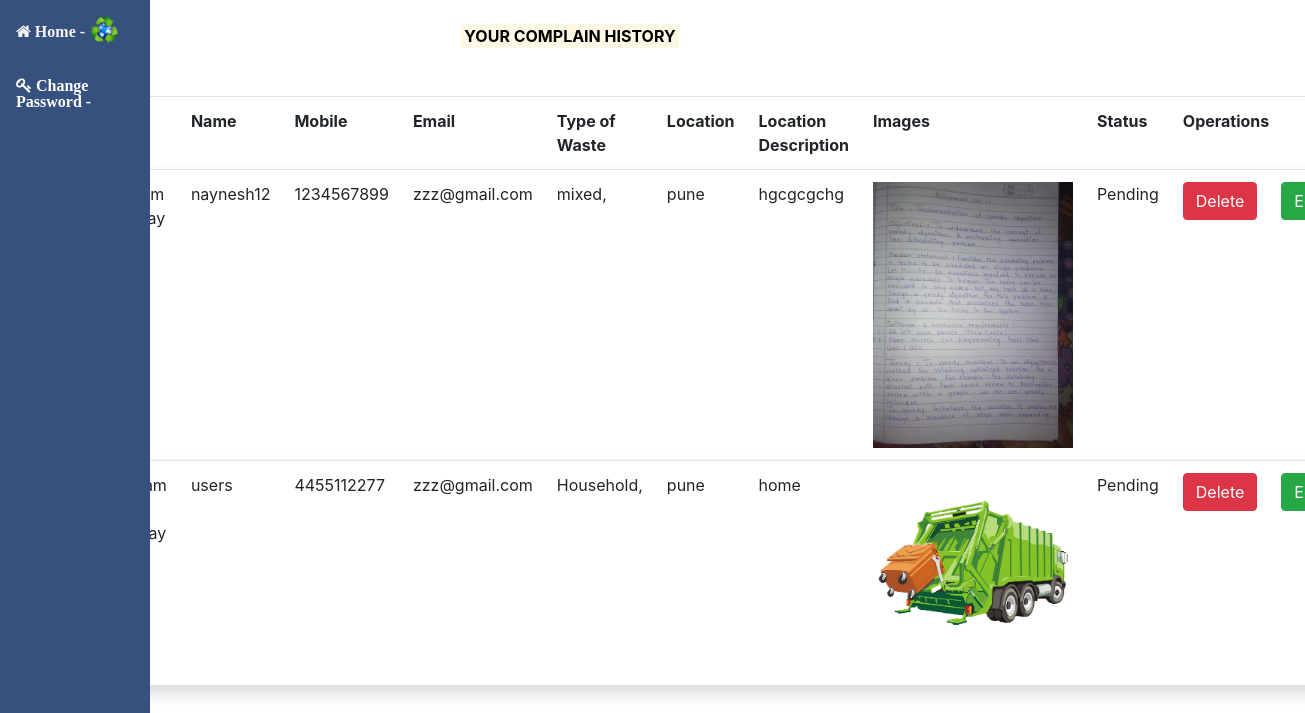
Screenshot of /adminlogin/welcome.php (signed in) with the database file from the repository.
### tables this page shows
CREATE TABLE `garbageinfo` (
  `Id` int(11) NOT NULL,
  `name` varchar(255) NOT NULL,
  `mobile` varchar(15) DEFAULT NULL,
  `email` varchar(255) NOT NULL,
  `wastetype` varchar(255) NOT NULL,
  `location` varchar(255) NOT NULL,
  `locationdescription` varchar(255) NOT NULL,
  `file` varchar(255) NOT NULL,
  `date` varchar(255) DEFAULT NULL,
  `status` varchar(50) DEFAULT NULL,
  `Vender_Id` int(255) DEFAULT NULL
);

### adminlogin/welcome.php (the view, shortened to what this page needs)
<!DOCTYPE html>
<html>
   <head>
      <link rel="stylesheet" href="https://stackpath.bootstrapcdn.com/bootstrap/4.5.2/css/bootstrap.min.css">
      <link rel="stylesheet" href="https://cdnjs.cloudflare.com/ajax/libs/font-awesome/4.7.0/css/font-awesome.min.css">
      <link rel="stylesheet" href="https://maxcdn.bootstrapcdn.com/bootstrap/4.0.0/css/bootstrap.min.css">
   </head>
   <body>
   <div class="sidebar">
  <a href="http://localhost/pbl/user_index.html"  class="fa fa-home"><strong> Home - <img src="icon2.PNG" alt="LOGO"heigth='30'width='30'class='logo1'>
 </strong></a>
 <a href="http://localhost/pbl/password-changed.php"  class="fa fa-key"><strong> Change Password -
 </strong></a>
</div><br>
    <div class="container"id="ch"> <b><mark> YOUR COMPLAIN HISTORY </mark></b></div>
      <div class="container">
      <table  cellspacing:="10" class='table' >
             <br><br>
             <tr>
                 <th>Date</th>
                 <th>Name</th>
                 <th>Mobile</th>
                 <th>Email</th>
                 <th>Type of Waste</th>
                 <th>Location</th>
                 <th>Location Description</th>
                 <th>Images</th>
                 <th>Status</th>
                 <th colspan="2" align="center">Operations</th>
                 <tr><br>
   <?php
   require_once "../controllerUserData.php";
$sessionEmail = $_SESSION['email'];
   $query = "select * from garbageinfo where email = '$sessionEmail' ";
   $data = mysqli_query($db,$query);
   $total = mysqli_num_rows($data);
   if($total!=0) {
      while($result=mysqli_fetch_assoc($data)){
     echo "
           <tr class='shadow p-3 mb-5 bg-white rounded'>
               <td>   ".$result['date']." </td>
               <td>   ".$result['name']." </td>
               <td>   ".$result['mobile']."  </td>
               <td>   ".$result['email']." </td>
               <td>   ".$result['wastetype']." </td>
               <td>   ".$result['location']." </td>
               <td>   ".$result['locationdescription']."  </td>
               <td><a href = '../phpGmailSMTP/upload/".$result['file']. "'><img src = '../phpGmailSMTP/upload/".$result['file']. "' 'height='200'width='200'/></a> </td>
               <td>   ".$result['status']." </td>
               <td><a href = 'delete.php?i=$result[Id] 'class='btn btn-danger'data-toggle='modal' data-target='#exampleModalCenter' onclick='modalLauch(".$result['Id'].")'>Delete</a></td>
              <td> <a href = 'update.php?i=$result[Id]&n=$result[name]&mbl=$result[mobile]&em=$result[email]&wt=$result[wastetype]&lo= $result[location]&lod=$result[locationdescription]&f=$result[file]&d=$result[date]' class='btn btn-success'>Edit</a></td>
           </tr> ";
      }
   }
?>
</table>
</div>
</body>
</html>

### adminlogin/welcome.php (style rules this page uses)
body { margin: 0; font-family: "Lato", sans-serif; }
.sidebar { margin: 0; padding: 0; width: 150px; background-color: #37517e; position: fixed; height: 100%; overflow: auto; }
.sidebar a { display: block; color: white; padding: 16px; text-decoration: none; }
.logo1 { border-radius :50%; }
#ch { position: fixed; text-align: center; overflow: hidden; }

### rows the page displays
garbageinfo: name "naynesh12", mobile "1234567899", email "zzz@gmail.com", wastetype "mixed,", location "pune", locationdescription "hgcgcgchg", file (picture), status "Pending"
garbageinfo: name "users", mobile "4455112277", email "zzz@gmail.com", wastetype "Household,", location "pune", locationdescription "home", file (picture), status "Pending"
